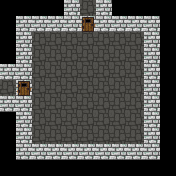

Below is a game level as drawn by its tile map, then a one-line description and the .tmx file that defines it, in full:
An orthogonal 11x11 tile map with 16x16 px tiles, 3 tile layers (Path, Wall, Interact).

<map version="1.0" tiledversion="2017.06.27" orientation="orthogonal" renderorder="right-down" width="11" height="11" tilewidth="16" tileheight="16" nextobjectid="1">
 <tileset firstgid="1" name="tiles0" tilewidth="16" tileheight="16" tilecount="64" columns="16">
  <image source="Tilesets/tiles0.png" width="256" height="64" />
 </tileset>
 <layer name="Path" width="11" height="11">
  <data encoding="csv">
0,0,0,0,0,2,0,0,0,0,0,
0,0,0,0,0,6,0,0,0,0,0,
0,0,2,2,2,2,2,2,2,0,0,
0,0,2,2,2,2,2,2,2,0,0,
0,0,2,2,2,2,2,2,2,0,0,
2,6,2,2,2,2,2,2,2,0,0,
0,0,2,2,2,2,2,2,2,0,0,
0,0,2,2,2,2,2,2,2,0,0,
0,0,2,2,2,2,2,2,2,0,0,
0,0,0,0,0,0,0,0,0,0,0,
0,0,0,0,0,0,0,0,0,0,0
</data>
 </layer>
 <layer name="Wall" width="11" height="11">
  <data encoding="csv">
1,1,1,1,5,0,5,1,1,1,1,
1,5,5,5,5,0,5,5,5,5,1,
1,5,0,0,0,0,0,0,0,5,1,
1,5,0,0,0,0,0,0,0,5,1,
5,5,0,0,0,0,0,0,0,5,1,
0,0,0,0,0,0,0,0,0,5,1,
5,5,0,0,0,0,0,0,0,5,1,
1,5,0,0,0,0,0,0,0,5,1,
1,5,0,0,0,0,0,0,0,5,1,
1,5,5,5,5,5,5,5,5,5,1,
1,1,1,1,1,1,1,1,1,1,1
</data>
 </layer>
 <layer name="Interact" width="11" height="11">
  <data encoding="csv">
0,0,0,0,0,0,0,0,0,0,0,
0,0,0,0,0,0,0,0,0,0,0,
0,0,0,0,0,0,0,0,0,0,0,
0,0,0,0,0,0,0,0,0,0,0,
0,0,0,0,0,0,0,0,0,0,0,
0,0,0,0,0,0,0,0,0,0,0,
0,0,0,0,0,0,0,0,0,0,0,
0,0,0,0,0,0,0,0,0,0,0,
0,0,0,0,0,0,0,0,0,0,0,
0,0,0,0,0,0,0,0,0,0,0,
0,0,0,0,0,0,0,0,0,0,0
</data>
 </layer>
</map>
